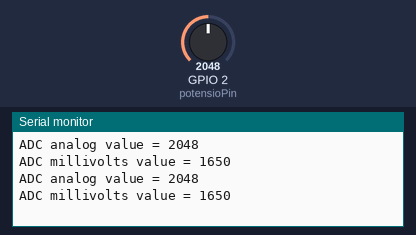
Bench run of a sketch on a simulated ESP32. Parts: the last lines printed to the serial monitor. Inputs (shaded band) come from the test bench; at power-on: GPIO 2 (potensioPin) = 2048 (analog values on the 0–4095 scale).

Above: at 1.2 s.
1.3 s: GPIO 2 (potensioPin) set to 2866
At 2.6 s:
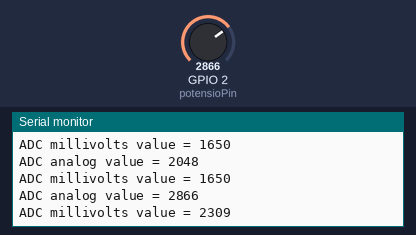
2.8 s: GPIO 2 (potensioPin) set to 3603
At 3.7 s:
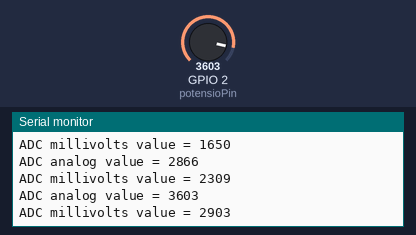
Timing chart, 0 to 5.8 s (numbered marks = the images above; inputs shaded):
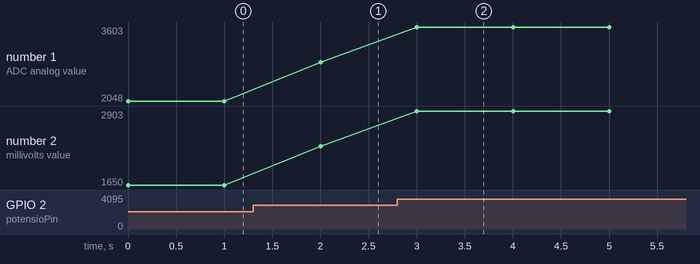

The sketch:

Potensio.ino
```cpp
/*********************************
 * Analog Sensor : Potensiometer
 * Sensor : Potensio
 * Board  : ESP32
 * Output : Serial (9600)
 * Analog : D4, D2, D15, D13, D12, D14, D27, D26, D25, D33, D32, D35, D34, VN, VP
 * Recommended pin use: D2 (GPIO 2)
 *********************************/

// pilih salah satu pin untuk koneksi sensor
int potensioPin = 2;
// int potensioPin = 4;
// int potensioPin = 15;
// int potensioPin = 13;
// int potensioPin = 12;
// int potensioPin = 14;
// int potensioPin = 27;
// int potensioPin = 26;
// int potensioPin = 25;
// int potensioPin = 33;
// int potensioPin = 32;
// int potensioPin = 35;
// int potensioPin = 34;
// int potensioPin = 39;
// int potensioPin = 36;

void setup()
{
  Serial.begin(9600);
  // buat resolusi 12 bit (0-4096)
  analogReadResolution(12);
}

void loop()
{
  // baca potensio value
  int analogValue = analogRead(potensioPin);
  int analogVolts = analogReadMilliVolts(potensioPin);

  // tampilkan ke serial monitor
  Serial.printf("ADC analog value = %d\n", analogValue);
  Serial.printf("ADC millivolts value = %d\n", analogVolts);
  delay(1000);
}
```

Measured:
- after the input at 1.3 s, the serial monitor: prints a new line after 0.70 s (image 1)
- after the input at 2.8 s, the serial monitor: prints a new line after 0.20 s (image 2)
- plotted number 1: 2048 → 2866 after the input at 1.3 s, 2866 → 3603 after the input at 2.8 s
- plotted number 2: 1650 → 2309 after the input at 1.3 s, 2309 → 2903 after the input at 2.8 s
